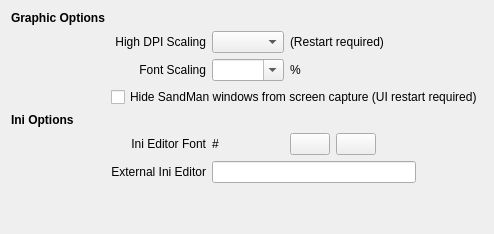
           <widget class="QWidget" name="tab">
            <attribute name="title">
             <string>Interface Options</string>
            </attribute>
            <layout class="QGridLayout" name="gridLayout_32">
             <item row="0" column="0">
              <layout class="QGridLayout" name="gridLayout_31">
               <item row="1" column="1">
                <widget class="QLabel" name="label_23">
                 <property name="text">
                  <string>High DPI Scaling</string>
                 </property>
                 <property name="alignment">
                  <set>Qt::AlignRight|Qt::AlignTrailing|Qt::AlignVCenter</set>
                 </property>
                 <property name="buddy">
                  <cstring>cmbDPI</cstring>
                 </property>
                </widget>
               </item>
               <item row="2" column="3">
                <widget class="QLabel" name="label_13">
                 <property name="text">
                  <string>%</string>
                 </property>
                </widget>
               </item>
               <item row="6" column="1">
                <widget class="QLabel" name="label_26">
                 <property name="text">
                  <string>External Ini Editor</string>
                 </property>
                 <property name="alignment">
                  <set>Qt::AlignRight|Qt::AlignTrailing|Qt::AlignVCenter</set>
                 </property>
                 <property name="buddy">
                  <cstring>txtEditor</cstring>
                 </property>
                </widget>
               </item>
               <item row="5" column="1">
                <widget class="QLabel" name="label_6">
                 <property name="text">
                  <string>Ini Editor Font</string>
                 </property>
                 <property name="alignment">
                  <set>Qt::AlignRight|Qt::AlignTrailing|Qt::AlignVCenter</set>
                 </property>
                </widget>
               </item>
               <item row="2" column="2">
                <widget class="QComboBox" name="cmbFontScale">
                 <property name="editable">
                  <bool>true</bool>
                 </property>
                </widget>
               </item>
               <item row="7" column="4">
                <spacer name="horizontalSpacer_20">
                 <property name="orientation">
                  <enum>Qt::Horizontal</enum>
                 </property>
                 <property name="sizeHint" stdset="0">
                  <size>
                   <width>40</width>
                   <height>20</height>
                  </size>
                 </property>
                </spacer>
               </item>
               <item row="5" column="3">
                <layout class="QHBoxLayout" name="horizontalLayout_4">
                 <item>
                  <widget class="QPushButton" name="btnSelectIniFont">
                   <property name="toolTip">
                    <string>Select font</string>
                   </property>
                   <property name="text">
                    <string/>
                   </property>
                  </widget>
                 </item>
                 <item>
                  <widget class="QPushButton" name="btnResetIniFont">
                   <property name="toolTip">
                    <string>Reset font</string>
                   </property>
                   <property name="text">
                    <string/>
                   </property>
                  </widget>
                 </item>
                 <item>
                  <spacer name="horizontalSpacer">
                   <property name="orientation">
                    <enum>Qt::Horizontal</enum>
                   </property>
                   <property name="sizeHint" stdset="0">
                    <size>
                     <width>40</width>
                     <height>20</height>
                    </size>
                   </property>
                  </spacer>
                 </item>
                </layout>
               </item>
               <item row="1" column="2">
                <widget class="QComboBox" name="cmbDPI"/>
               </item>
               <item row="7" column="0">
                <spacer name="horizontalSpacer_17">
                 <property name="orientation">
                  <enum>Qt::Horizontal</enum>
                 </property>
                 <property name="sizeHint" stdset="0">
                  <size>
                   <width>40</width>
                   <height>20</height>
                  </size>
                 </property>
                </spacer>
               </item>
               <item row="0" column="0">
                <widget class="QLabel" name="lblDisplay">
                 <property name="font">
                  <font>
                   <weight>75</weight>
                   <bold>true</bold>
                   <kerning>true</kerning>
                  </font>
                 </property>
                 <property name="text">
                  <string>Graphic Options</string>
                 </property>
                </widget>
               </item>
               <item row="7" column="2">
                <spacer name="horizontalSpacer_18">
                 <property name="orientation">
                  <enum>Qt::Horizontal</enum>
                 </property>
                 <property name="sizeHint" stdset="0">
                  <size>
                   <width>40</width>
                   <height>20</height>
                  </size>
                 </property>
                </spacer>
               </item>
               <item row="7" column="3">
                <spacer name="horizontalSpacer_19">
                 <property name="orientation">
                  <enum>Qt::Horizontal</enum>
                 </property>
                 <property name="sizeHint" stdset="0">
                  <size>
                   <width>40</width>
                   <height>20</height>
                  </size>
                 </property>
                </spacer>
               </item>
               <item row="2" column="1">
                <widget class="QLabel" name="label_24">
                 <property name="text">
                  <string>Font Scaling</string>
                 </property>
                 <property name="alignment">
                  <set>Qt::AlignRight|Qt::AlignTrailing|Qt::AlignVCenter</set>
                 </property>
                 <property name="buddy">
                  <cstring>cmbFontScale</cstring>
                 </property>
                </widget>
               </item>
               <item row="5" column="2">
                <widget class="QLabel" name="lblIniEditFont">
                 <property name="text">
                  <string>#</string>
                 </property>
                </widget>
               </item>
               <item row="7" column="1">
                <spacer name="verticalSpacer_10">
                 <property name="orientation">
                  <enum>Qt::Vertical</enum>
                 </property>
                 <property name="sizeHint" stdset="0">
                  <size>
                   <width>20</width>
                   <height>40</height>
                  </size>
                 </property>
                </spacer>
               </item>
               <item row="6" column="2" colspan="2">
                <widget class="QLineEdit" name="txtEditor"/>
               </item>
               <item row="1" column="3">
                <widget class="QLabel" name="label">
                 <property name="text">
                  <string>(Restart required)</string>
                 </property>
                </widget>
               </item>
               <item row="4" column="0">
                <widget class="QLabel" name="lblIni">
                 <property name="font">
                  <font>
                   <weight>75</weight>
                   <bold>true</bold>
                   <kerning>true</kerning>
                  </font>
                 </property>
                 <property name="text">
                  <string>Ini Options</string>
                 </property>
                </widget>
               </item>
               <item row="3" column="1" colspan="4">
                <widget class="QCheckBox" name="chkHide">
                 <property name="text">
                  <string>Hide SandMan windows from screen capture (UI restart required)</string>
                 </property>
                </widget>
               </item>
              </layout>
             </item>
            </layout>
           </widget>
